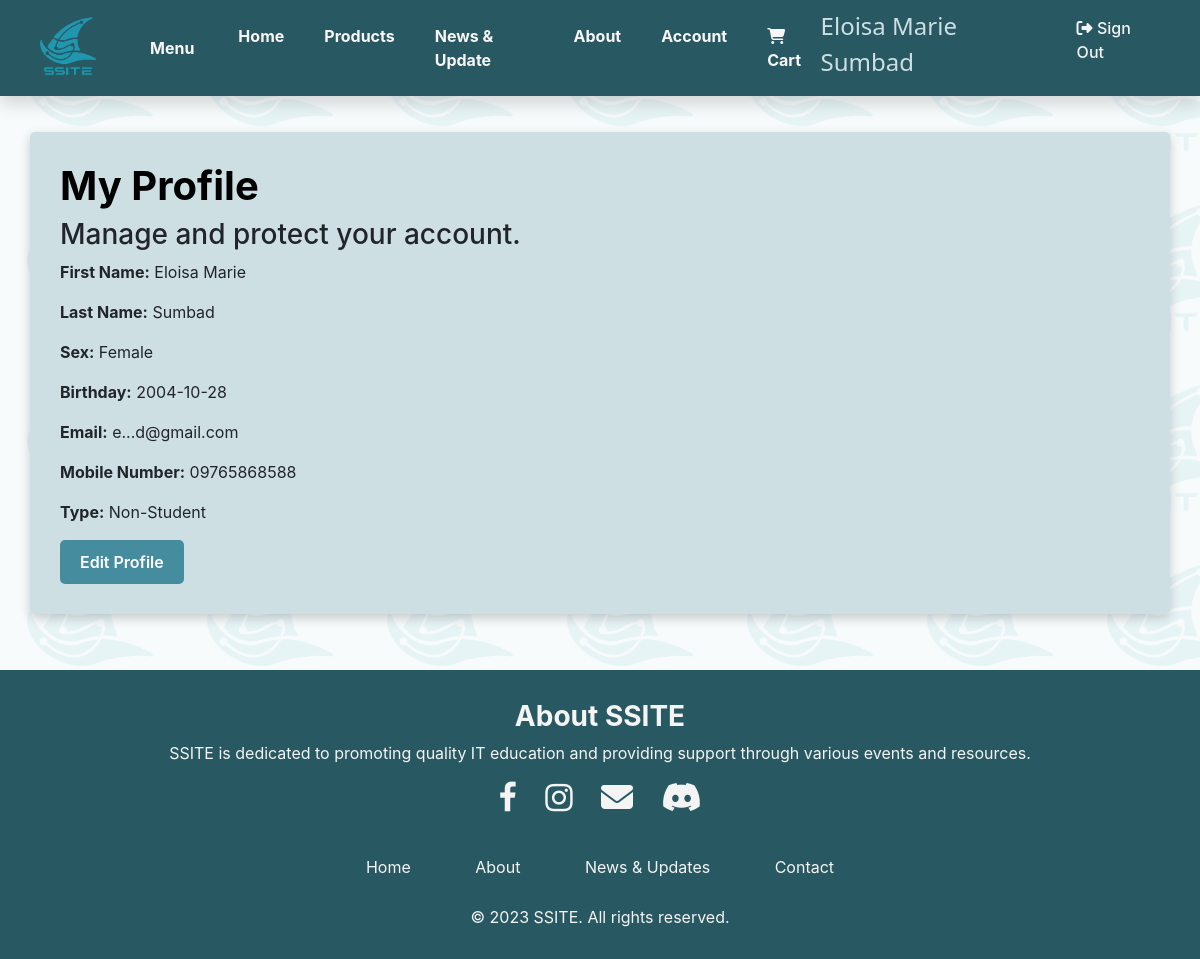
The page /customerside/view_profile.php (signed in) on the database its author committed.
### tables this page shows
CREATE TABLE `user_information` (
  `userinfo_id` bigint(20) UNSIGNED NOT NULL,
  `firstname` varchar(255) NOT NULL,
  `lastname` varchar(255) NOT NULL,
  `sex` varchar(50) NOT NULL,
  `bday` date NOT NULL,
  `student_number` varchar(15) NOT NULL,
  `contact_number` varchar(15) NOT NULL,
  `email` varchar(255) NOT NULL,
  `account_status` varchar(50) NOT NULL,
  `memstatus_id` bigint(11) UNSIGNED NOT NULL,
  `customertype_id` bigint(11) UNSIGNED NOT NULL,
  `custype_verif_id` int(11) NOT NULL,
  `account_created` datetime NOT NULL
);

CREATE TABLE `customertype` (
  `customertype_id` bigint(20) UNSIGNED NOT NULL,
  `customer_type` varchar(255) NOT NULL
);

### customerside/view_profile.php (the view, shortened to what this page needs)
<?php
include 'includes/header.php';
require "../vscode/dbcon.php";
$user_id = $_SESSION['uid'];
try {
    $query = "SELECT ui.firstname, ui.lastname, ui.sex, ui.bday, ui.student_number, ui.email, ui.contact_number, t.customer_type, ui.customertype_id FROM user_information ui LEFT JOIN customertype t ON ui.customertype_id = t.customertype_id WHERE ui.userinfo_id = ?";
    $stmt = $con->prepare($query);
    $stmt->bind_param("i", $user_id);
    $stmt->execute();
    $result = $stmt->get_result();
    if ($result && $result->num_rows > 0) {
        $user = $result->fetch_assoc();
    } else {
        throw new Exception("User not found.");
    }
} catch (Exception $e) {
    echo "An error occurred: " . htmlspecialchars($e->getMessage());
    exit();
}
?>
<body class="logo-bg-2">
<div class="admin-container">
    <h1 style="font-family: 'Inter', sans-serif; font-weight: bold; color: black;">My Profile</h1>
    <h3>Manage and protect your account.</h3>
    <div class="profile-details">
        <p><strong>First Name:</strong> <?php echo htmlspecialchars($user['firstname']); ?></p>
        <p><strong>Last Name:</strong> <?php echo htmlspecialchars($user['lastname']); ?></p>
        <p><strong>Sex:</strong> <?php echo htmlspecialchars($user['sex']); ?></p>
        <p><strong>Birthday:</strong> <?php echo htmlspecialchars($user['bday']); ?></p>
        <p><strong>Email:</strong> <?php echo htmlspecialchars($user['email']); ?></p>
        <p><strong>Mobile Number:</strong> <?php echo htmlspecialchars($user['contact_number']); ?></p>
        <p><strong>Type:</strong> <?php echo htmlspecialchars($user['customer_type']); ?></p>
    </div>
    <button onclick="location.href='homecustomer.php'" class="edit-button" style="background-color: #458D9E; color: white; padding: 10px 20px; border: none; border-radius: 5px; cursor: pointer;">Edit Profile</button>
    </div>
</div>
    <?php include 'includes/footer.php'; ?>
</body>
</html>

### customerside/includes/navbar.php (shortened to what this page needs)
<nav class="navbar navbar-expand-lg shadow custom-nav">
  <div class="container-fluid ms-3">
    <a id="logo-ssite-1" href="../customerside/homecustomer.php">
      <img src="images/SSITE-LOGO.png" alt="SSITE-LOGO Logo" style="width:80px;height:auto;">
    </a>
    <div class="collapse navbar-collapse" id="navbarSupportedContent">
      <a class="btn btn-primary" href="#" role="button" data-bs-toggle="offcanvas" data-bs-target="#offcanvasExample" aria-controls="offcanvasExample">
        <b>Menu</b>
      </a>
      <ul class="navbar-nav me-auto">
        <li class="nav-item active" id="home-admin">
          <a class="nav-link" href="../customerside/homecustomer.php"><b>Home</b> <span class="sr-only">(current)</span></a>
        </li>
        <li class="nav-item active" id="home-admin">
          <a class="nav-link" href="product_display.php"><b>Products</b> <span class="sr-only">(current)</span></a>
        </li>
        <li class="nav-item active" id="home-admin">
          <a class="nav-link" href="view_updates.php"><b>News & Update</b> <span class="sr-only">(current)</span></a>
        </li>
        <li class="nav-item active" id="home-admin">
          <a class="nav-link" href="#"><b>About</b> <span class="sr-only">(current)</span></a>
        </li>
        <li class="nav-item active" id="home-admin">
          <a class="nav-link" href="../customerside/view_profile.php"><b>Account</b> <span class="sr-only">(current)</span></a>
        </li>
        <li class="nav-item active" id="home-admin">
          <a class="nav-link" href="view_cart.php"><i class="fa-solid fa-cart-shopping fa-1x"></i> <b>Cart</b> <span class="sr-only">(current)</span></a>
        </li>
      </ul>
      <link rel="stylesheet" href="https://cdnjs.cloudflare.com/ajax/libs/font-awesome/6.7.1/css/all.min.css"/>
      <ul class="navbar-nav ms-auto">
        <li>
          <label for="">
          <?php
          $query = "SELECT * FROM user_information WHERE userinfo_id = ?";
          $stmt = $con->prepare($query);
          $stmt->bind_param("i", $_SESSION['uid']
        );
          if ($stmt->execute()) {
            $result = $stmt->get_result();
            if ($result->num_rows > 0) {
                $item = $result->fetch_assoc();
                $user_fullname = $item['firstname'] .' ' . $item['lastname'];
            }
          }
          echo $user_fullname;
          ?>
          </label>
        </li>
        <li class="nav-item" id="admin-logout">
          <a class="nav-link active" href="../vscode/userlogout.php"><i class="fa-solid fa-right-from-bracket fa-1x"></i> Sign Out</a>
        </li>
      </ul>
    </div>
  </div>
</nav>

### adminside/style.css (style rules this page uses)
* { margin: 0; padding: 0; box-sizing: border-box; }
body { font-family: 'Inter', sans-serif; background-size: 150px; background-position: center; color: #285963; line-height: 1.6; margin: 0; padding: 0; }
label { font-size: 1.5rem; color: #CEDFE3; }
button:not(.disabled_ad-edit-btn) { padding: 12px; background-color: #458D9E; color: #F9F6F6; border: none; border-radius: 8px; font-family: 'Inter', sans-serif; font-size: 1rem; font-weight: 600; cursor: pointer; transition: background-color 0.3s ease, transform 0.3s ease; }
.admin-container { background-color: #CEDFE3; padding: 30px; border-radius: 5px; max-width: 95%; margin: 3% auto; box-shadow: 0 4px 12px rgba(0, 0, 0, 0.2); font-family: 'Inter', sans-serif; transition: transform 0.3s ease, box-shadow 0.3s ease; }
.custom-nav, #admin-logout { background-color: #285963; color: #f4f4f4; }
.custom-nav { position: sticky; top: 0; width: 100%; z-index: 1000; }
.custom-nav .navbar-brand, .custom-nav .nav-link,.custom-nav .nav-link .active { color: #f4f4f4; }
#home-admin, #admin-logout { padding-left: 3vh; }
.custom-nav #admin-logout .nav-link { padding-right: 4vh; color: #f4f4f4 !important; }
#logo-ssite-1 { background-color: transparent; border: none; cursor: pointer; transition: transform 0.3s ease; padding-right: 30px; }
.nav-item { font-family: 'Inter', sans-serif; font-weight: 500; }
.nav-item.active { border-radius: 8px; }
.nav-item.active .nav-link { color: #F9F6F6 !important; }
.btn.btn-primary { font-family: 'Inter', sans-serif; background-color: transparent; border: none; color: #F9F6F6 ; font-weight: 500; cursor: pointer; }
.logo-bg-2::before { content: ''; position: absolute; top: 0; left: 0; right: 0; bottom: 0; background-image: url('images/SSITE-LOGO.png'); background-repeat: repeat; background-size: 180px; background-color: #b4dbe6; opacity: 0.1; z-index: -1; }

### customerside/style.css (style rules this page uses)
* { margin: 0; padding: 0; box-sizing: border-box; }
body { font-family: 'Inter', sans-serif; background-size: 150px; background-position: center; color: #285963; line-height: 1.6; margin: 0; padding: 0; }
#logo-ssite-1 { background-color: transparent; border: none; cursor: pointer; transition: transform 0.3s ease; padding-right: 30px; }
.nav-item { font-family: 'Inter', sans-serif; font-weight: 500; }
.nav-item.active { border-radius: 8px; }
.nav-item.active .nav-link { color: #F9F6F6 !important; }
.btn.btn-primary { font-family: 'Inter', sans-serif; background-color: transparent; border: none; color: #F9F6F6 ; font-weight: 500; cursor: pointer; }

### rows shown on the page
user_information: user_fullname "Eloisa Marie Sumbad", firstname "Eloisa Marie", lastname "Sumbad", sex "Female", bday "2004-10-28", email "e...d@gmail.com", contact_number "09765868588", customertype.customer_type "Non-Student"
